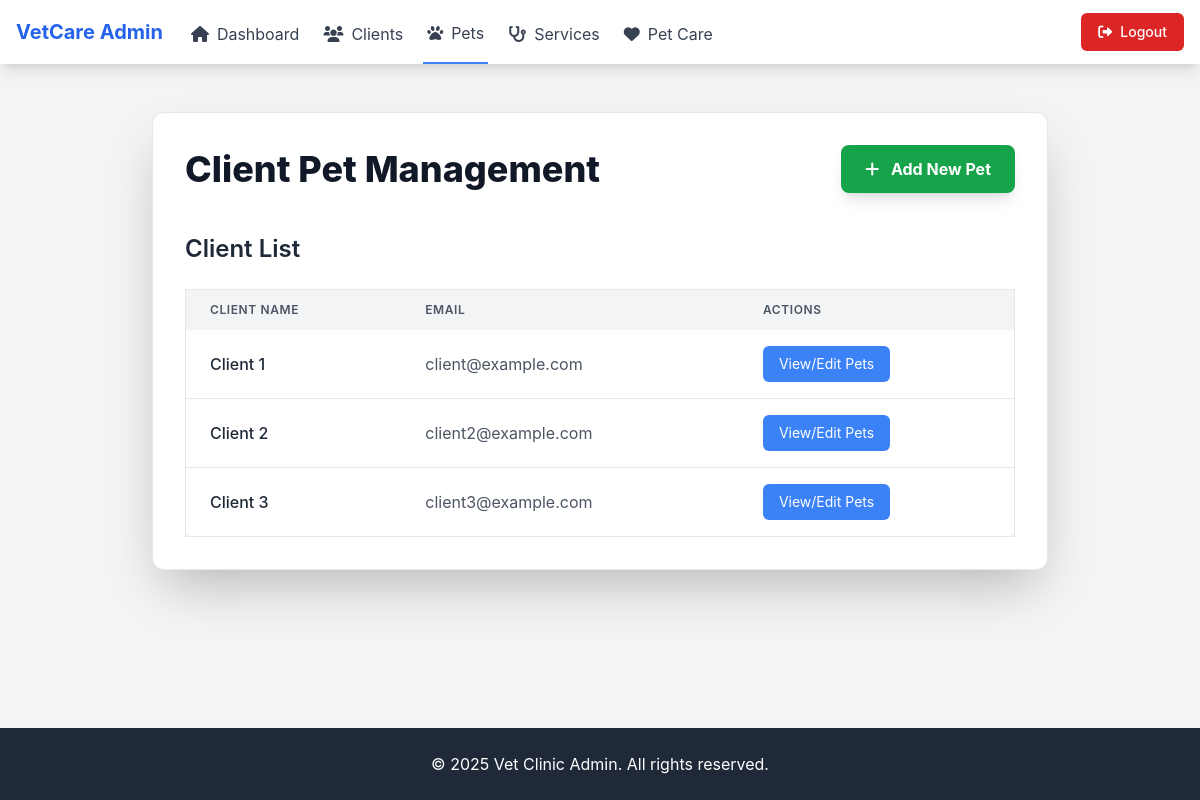
The page /view/admin/AdminPet.php (signed in) on the database its author committed.
### tables this page shows
CREATE TABLE `users` (
  `id` int(11) NOT NULL,
  `fullname` varchar(255) NOT NULL,
  `email` varchar(255) NOT NULL,
  `username` varchar(50) NOT NULL,
  `password` varchar(255) NOT NULL,
  `role` enum('admin','client') NOT NULL DEFAULT 'client',
  `date_created` timestamp NOT NULL DEFAULT CURRENT_TIMESTAMP,
  `date_updated` timestamp NOT NULL DEFAULT CURRENT_TIMESTAMP ON UPDATE CURRENT_TIMESTAMP
);

### view/admin/AdminPet.php (the view, shortened to what this page needs)
<?php
require_once __DIR__ . '/../../resource/AHeader.php';
require_once __DIR__ . '/../../app/config/Connection.php';
?>
<?php
$all_clients_list = [];
try {
    $stmt_clients = $pdo->query("SELECT id, fullname, email FROM users WHERE role = 'client' ORDER BY fullname ASC");
    $all_clients_list = $stmt_clients->fetchAll();
} catch (PDOException $e) {
    $message = "Error fetching clients list: " . $e->getMessage();
    $message_type = 'error';
}
?>
<main class="container mx-auto my-12 p-8 bg-white rounded-xl shadow-2xl max-w-4xl border border-gray-200">
    <div class="flex justify-between items-center mb-10">
        <h2 class="text-4xl font-extrabold text-gray-900 leading-tight">Client Pet Management</h2>
        <button id="trigger-add-pet-modal-button" class="bg-green-600 hover:bg-green-700 text-white font-bold py-3 px-6 rounded-lg shadow-lg transition duration-300">
            <i class="fas fa-plus mr-2"></i> Add New Pet
        </button>
    </div>
    <div class="overflow-x-auto">
        <h3 class="text-2xl font-semibold text-gray-800 mb-6">Client List</h3>
        <table class="min-w-full bg-white border border-gray-200 rounded-lg shadow-md">
            <thead class="bg-gray-100">
                <tr>
                    <th class="py-3 px-6 text-left text-xs font-semibold text-gray-600 uppercase tracking-wider">Client Name</th>
                    <th class="py-3 px-6 text-left text-xs font-semibold text-gray-600 uppercase tracking-wider">Email</th>
                    <th class="py-3 px-6 text-left text-xs font-semibold text-gray-600 uppercase tracking-wider">Actions</th>
                </tr>
            </thead>
            <tbody class="divide-y divide-gray-200">
                <?php if (empty($all_clients_list)): ?>
                    <tr>
                        <td colspan="3" class="py-4 px-6 text-center text-gray-500">No clients found.</td>
                    </tr>
                <?php else: ?>
                    <?php foreach ($all_clients_list as $client_item): ?>
                        <tr>
                            <td class="py-4 px-6 whitespace-nowrap text-gray-800 font-medium"><?php echo htmlspecialchars($client_item['fullname']); ?></td>
                            <td class="py-4 px-6 whitespace-nowrap text-gray-600"><?php echo htmlspecialchars($client_item['email']); ?></td>
                            <td class="py-4 px-6 whitespace-nowrap">
                                <button
                                    class="view-client-pets-button bg-blue-500 hover:bg-blue-600 text-white px-4 py-2 rounded-md text-sm transition duration-300"
                                    data-client-id="<?php echo htmlspecialchars($client_item['id']); ?>"
                                    data-client-name="<?php echo htmlspecialchars($client_item['fullname']); ?>"
                                >
                                    View/Edit Pets
                                </button>
                            </td>
                        </tr>
                    <?php endforeach; ?>
                <?php endif; ?>
            </tbody>
        </table>
    </div>
</main>
<?php
require_once __DIR__ . '/../../resource/AFooter.php';
?>

### resource/AHeader.php (style rules this page uses)
body { font-family: "Inter", sans-serif; background-color: #f3f4f6; min-height: 100vh; display: flex; flex-direction: column; }

### rows shown on the page
users: fullname "Client 1", email "client@example.com"
users: fullname "Client 2", email "client2@example.com"
users: fullname "Client 3", email "client3@example.com"
